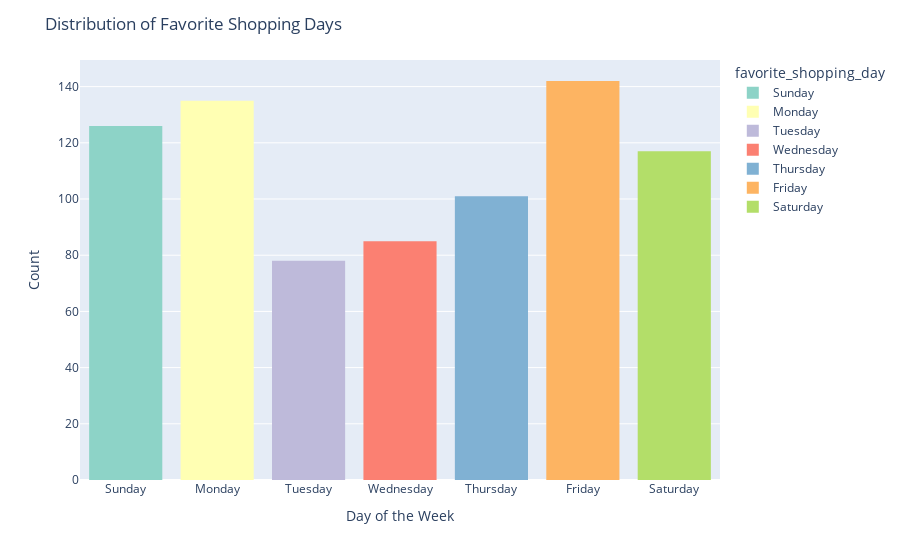

The code cell stored with this chart in its notebook:
### Code cell
import plotly.express as px

# Define the desired order of days
desired_order = ['Sunday', 'Monday', 'Tuesday', 'Wednesday', 'Thursday', 'Friday', 'Saturday']

# Sort the data based on the desired order of days
sorted_data = customer_purchase_metrics.sort_values(by='favorite_shopping_day', key=lambda x: x.map({day: i for i, day in enumerate(desired_order)}))

# Create a histogram with Plotly
fig = px.histogram(sorted_data, x='favorite_shopping_day', color='favorite_shopping_day',
                   color_discrete_sequence=px.colors.qualitative.Set3,
                   category_orders={'favorite_shopping_day': desired_order})

# Update layout properties
fig.update_layout(title='Distribution of Favorite Shopping Days',
                  xaxis_title='Day of the Week',
                  yaxis_title='Count')

# Show the plot
fig.show()

### Figure 1 — Plotly figure (JSON) as saved in the notebook; plotly's stock layout.template omitted (floating-point values rounded to 4 significant figures; data arrays with more than 128 entries replaced by an {"elided": "..."} marker saying what was removed)
{"data": [{"alignmentgroup": "True", "bingroup": "x", "hovertemplate": "favorite_shopping_day=%{x}<br>count=%{y}<extra></extra>", "legendgroup": "Sunday", "marker": {"color": "rgb(141,211,199)", "pattern": {"shape": ""}}, "name": "Sunday", "offsetgroup": "Sunday", "orientation": "v", "showlegend": true, "type": "histogram", "x": ["Sunday", "Sunday", "Sunday", "Sunday", "Sunday", "Sunday", "Sunday", "Sunday", "Sunday", "Sunday", "Sunday", "Sunday", "Sunday", "Sunday", "Sunday", "Sunday", "Sunday", "Sunday", "Sunday", "Sunday", "Sunday", "Sunday", "Sunday", "Sunday", "Sunday", "Sunday", "Sunday", "Sunday", "Sunday", "Sunday", "Sunday", "Sunday", "Sunday", "Sunday", "Sunday", "Sunday", "Sunday", "Sunday", "Sunday", "Sunday", "Sunday", "Sunday", "Sunday", "Sunday", "Sunday", "Sunday", "Sunday", "Sunday", "Sunday", "Sunday", "Sunday", "Sunday", "Sunday", "Sunday", "Sunday", "Sunday", "Sunday", "Sunday", "Sunday", "Sunday", "Sunday", "Sunday", "Sunday", "Sunday", "Sunday", "Sunday", "Sunday", "Sunday", "Sunday", "Sunday", "Sunday", "Sunday", "Sunday", "Sunday", "Sunday", "Sunday", "Sunday", "Sunday", "Sunday", "Sunday", "Sunday", "Sunday", "Sunday", "Sunday", "Sunday", "Sunday", "Sunday", "Sunday", "Sunday", "Sunday", "Sunday", "Sunday", "Sunday", "Sunday", "Sunday", "Sunday", "Sunday", "Sunday", "Sunday", "Sunday", "Sunday", "Sunday", "Sunday", "Sunday", "Sunday", "Sunday", "Sunday", "Sunday", "Sunday", "Sunday", "Sunday", "Sunday", "Sunday", "Sunday", "Sunday", "Sunday", "Sunday", "Sunday", "Sunday", "Sunday", "Sunday", "Sunday", "Sunday", "Sunday", "Sunday", "Sunday"], "xaxis": "x", "yaxis": "y"}, {"alignmentgroup": "True", "bingroup": "x", "hovertemplate": "favorite_shopping_day=%{x}<br>count=%{y}<extra></extra>", "legendgroup": "Monday", "marker": {"color": "rgb(255,255,179)", "pattern": {"shape": ""}}, "name": "Monday", "offsetgroup": "Monday", "orientation": "v", "showlegend": true, "type": "histogram", "x": {"elided": "135 str values"}, "xaxis": "x", "yaxis": "y"}, {"alignmentgroup": "True", "bingroup": "x", "hovertemplate": "favorite_shopping_day=%{x}<br>count=%{y}<extra></extra>", "legendgroup": "Tuesday", "marker": {"color": "rgb(190,186,218)", "pattern": {"shape": ""}}, "name": "Tuesday", "offsetgroup": "Tuesday", "orientation": "v", "showlegend": true, "type": "histogram", "x": ["Tuesday", "Tuesday", "Tuesday", "Tuesday", "Tuesday", "Tuesday", "Tuesday", "Tuesday", "Tuesday", "Tuesday", "Tuesday", "Tuesday", "Tuesday", "Tuesday", "Tuesday", "Tuesday", "Tuesday", "Tuesday", "Tuesday", "Tuesday", "Tuesday", "Tuesday", "Tuesday", "Tuesday", "Tuesday", "Tuesday", "Tuesday", "Tuesday", "Tuesday", "Tuesday", "Tuesday", "Tuesday", "Tuesday", "Tuesday", "Tuesday", "Tuesday", "Tuesday", "Tuesday", "Tuesday", "Tuesday", "Tuesday", "Tuesday", "Tuesday", "Tuesday", "Tuesday", "Tuesday", "Tuesday", "Tuesday", "Tuesday", "Tuesday", "Tuesday", "Tuesday", "Tuesday", "Tuesday", "Tuesday", "Tuesday", "Tuesday", "Tuesday", "Tuesday", "Tuesday", "Tuesday", "Tuesday", "Tuesday", "Tuesday", "Tuesday", "Tuesday", "Tuesday", "Tuesday", "Tuesday", "Tuesday", "Tuesday", "Tuesday", "Tuesday", "Tuesday", "Tuesday", "Tuesday", "Tuesday", "Tuesday"], "xaxis": "x", "yaxis": "y"}, {"alignmentgroup": "True", "bingroup": "x", "hovertemplate": "favorite_shopping_day=%{x}<br>count=%{y}<extra></extra>", "legendgroup": "Wednesday", "marker": {"color": "rgb(251,128,114)", "pattern": {"shape": ""}}, "name": "Wednesday", "offsetgroup": "Wednesday", "orientation": "v", "showlegend": true, "type": "histogram", "x": ["Wednesday", "Wednesday", "Wednesday", "Wednesday", "Wednesday", "Wednesday", "Wednesday", "Wednesday", "Wednesday", "Wednesday", "Wednesday", "Wednesday", "Wednesday", "Wednesday", "Wednesday", "Wednesday", "Wednesday", "Wednesday", "Wednesday", "Wednesday", "Wednesday", "Wednesday", "Wednesday", "Wednesday", "Wednesday", "Wednesday", "Wednesday", "Wednesday", "Wednesday", "Wednesday", "Wednesday", "Wednesday", "Wednesday", "Wednesday", "Wednesday", "Wednesday", "Wednesday", "Wednesday", "Wednesday", "Wednesday", "Wednesday", "Wednesday", "Wednesday", "Wednesday", "Wednesday", "Wednesday", "Wednesday", "Wednesday", "Wednesday", "Wednesday", "Wednesday", "Wednesday", "Wednesday", "Wednesday", "Wednesday", "Wednesday", "Wednesday", "Wednesday", "Wednesday", "Wednesday", "Wednesday", "Wednesday", "Wednesday", "Wednesday", "Wednesday", "Wednesday", "Wednesday", "Wednesday", "Wednesday", "Wednesday", "Wednesday", "Wednesday", "Wednesday", "Wednesday", "Wednesday", "Wednesday", "Wednesday", "Wednesday", "Wednesday", "Wednesday", "Wednesday", "Wednesday", "Wednesday", "Wednesday", "Wednesday"], "xaxis": "x", "yaxis": "y"}, {"alignmentgroup": "True", "bingroup": "x", "hovertemplate": "favorite_shopping_day=%{x}<br>count=%{y}<extra></extra>", "legendgroup": "Thursday", "marker": {"color": "rgb(128,177,211)", "pattern": {"shape": ""}}, "name": "Thursday", "offsetgroup": "Thursday", "orientation": "v", "showlegend": true, "type": "histogram", "x": ["Thursday", "Thursday", "Thursday", "Thursday", "Thursday", "Thursday", "Thursday", "Thursday", "Thursday", "Thursday", "Thursday", "Thursday", "Thursday", "Thursday", "Thursday", "Thursday", "Thursday", "Thursday", "Thursday", "Thursday", "Thursday", "Thursday", "Thursday", "Thursday", "Thursday", "Thursday", "Thursday", "Thursday", "Thursday", "Thursday", "Thursday", "Thursday", "Thursday", "Thursday", "Thursday", "Thursday", "Thursday", "Thursday", "Thursday", "Thursday", "Thursday", "Thursday", "Thursday", "Thursday", "Thursday", "Thursday", "Thursday", "Thursday", "Thursday", "Thursday", "Thursday", "Thursday", "Thursday", "Thursday", "Thursday", "Thursday", "Thursday", "Thursday", "Thursday", "Thursday", "Thursday", "Thursday", "Thursday", "Thursday", "Thursday", "Thursday", "Thursday", "Thursday", "Thursday", "Thursday", "Thursday", "Thursday", "Thursday", "Thursday", "Thursday", "Thursday", "Thursday", "Thursday", "Thursday", "Thursday", "Thursday", "Thursday", "Thursday", "Thursday", "Thursday", "Thursday", "Thursday", "Thursday", "Thursday", "Thursday", "Thursday", "Thursday", "Thursday", "Thursday", "Thursday", "Thursday", "Thursday", "Thursday", "Thursday", "Thursday", "Thursday"], "xaxis": "x", "yaxis": "y"}, {"alignmentgroup": "True", "bingroup": "x", "hovertemplate": "favorite_shopping_day=%{x}<br>count=%{y}<extra></extra>", "legendgroup": "Friday", "marker": {"color": "rgb(253,180,98)", "pattern": {"shape": ""}}, "name": "Friday", "offsetgroup": "Friday", "orientation": "v", "showlegend": true, "type": "histogram", "x": {"elided": "142 str values"}, "xaxis": "x", "yaxis": "y"}, {"alignmentgroup": "True", "bingroup": "x", "hovertemplate": "favorite_shopping_day=%{x}<br>count=%{y}<extra></extra>", "legendgroup": "Saturday", "marker": {"color": "rgb(179,222,105)", "pattern": {"shape": ""}}, "name": "Saturday", "offsetgroup": "Saturday", "orientation": "v", "showlegend": true, "type": "histogram", "x": ["Saturday", "Saturday", "Saturday", "Saturday", "Saturday", "Saturday", "Saturday", "Saturday", "Saturday", "Saturday", "Saturday", "Saturday", "Saturday", "Saturday", "Saturday", "Saturday", "Saturday", "Saturday", "Saturday", "Saturday", "Saturday", "Saturday", "Saturday", "Saturday", "Saturday", "Saturday", "Saturday", "Saturday", "Saturday", "Saturday", "Saturday", "Saturday", "Saturday", "Saturday", "Saturday", "Saturday", "Saturday", "Saturday", "Saturday", "Saturday", "Saturday", "Saturday", "Saturday", "Saturday", "Saturday", "Saturday", "Saturday", "Saturday", "Saturday", "Saturday", "Saturday", "Saturday", "Saturday", "Saturday", "Saturday", "Saturday", "Saturday", "Saturday", "Saturday", "Saturday", "Saturday", "Saturday", "Saturday", "Saturday", "Saturday", "Saturday", "Saturday", "Saturday", "Saturday", "Saturday", "Saturday", "Saturday", "Saturday", "Saturday", "Saturday", "Saturday", "Saturday", "Saturday", "Saturday", "Saturday", "Saturday", "Saturday", "Saturday", "Saturday", "Saturday", "Saturday", "Saturday", "Saturday", "Saturday", "Saturday", "Saturday", "Saturday", "Saturday", "Saturday", "Saturday", "Saturday", "Saturday", "Saturday", "Saturday", "Saturday", "Saturday", "Saturday", "Saturday", "Saturday", "Saturday", "Saturday", "Saturday", "Saturday", "Saturday", "Saturday", "Saturday", "Saturday", "Saturday", "Saturday", "Saturday", "Saturday", "Saturday"], "xaxis": "x", "yaxis": "y"}], "layout": {"barmode": "relative", "legend": {"title": {"text": "favorite_shopping_day"}, "tracegroupgap": 0}, "margin": {"t": 60}, "title": {"text": "Distribution of Favorite Shopping Days"}, "xaxis": {"anchor": "y", "categoryarray": ["Sunday", "Monday", "Tuesday", "Wednesday", "Thursday", "Friday", "Saturday"], "categoryorder": "array", "domain": [0, 1], "title": {"text": "Day of the Week"}}, "yaxis": {"anchor": "x", "domain": [0, 1], "title": {"text": "Count"}}}}
